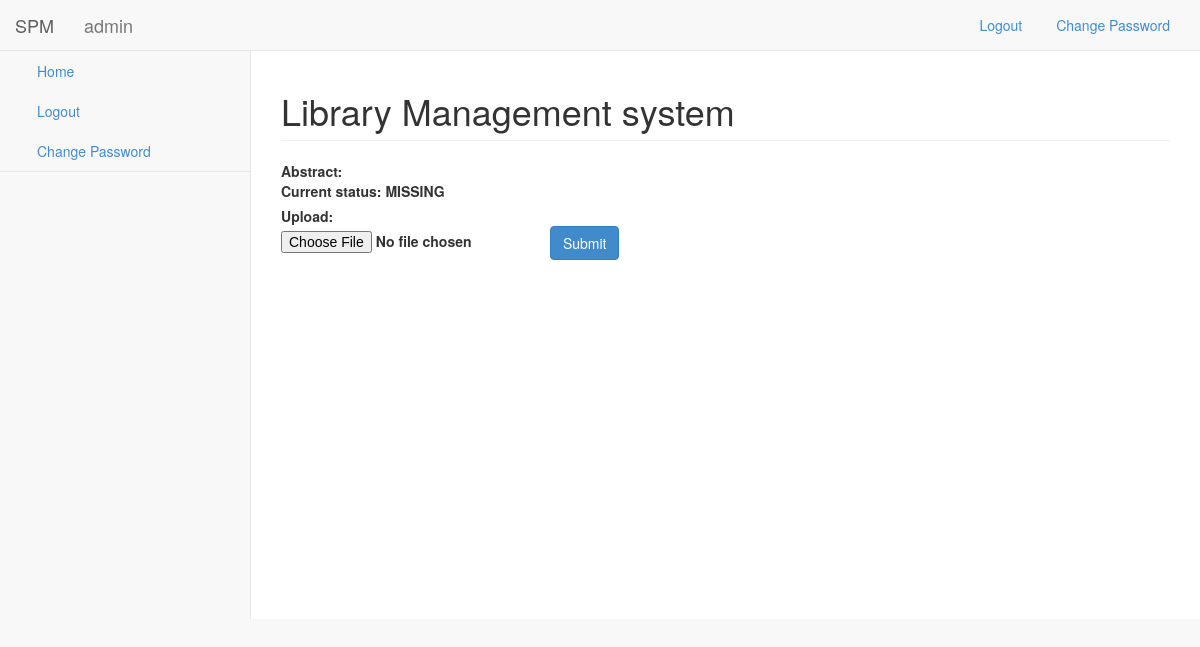
/project/library-management-system/Abstract/upload (signed in), run on the app's committed database.
### projects/models.py (models this page shows, shortened)
class Project(models.Model):
    title = models.CharField(max_length=255)
    description = RichTextUploadingField()
    allocated_to = models.ManyToManyField(settings.AUTH_USER_MODEL, blank=True)
    user_friendly_url = models.SlugField(null=False, blank=False, unique=True)

class RequiredProjectFile(models.Model):
    file_name = models.CharField(max_length=100, unique=True)

### projects/views.py (the view, shortened to what this page needs)
# urls.py: path('<str:url>/<str:file_name>/upload', views.upload_project_files, name="upload_project_files")
def upload_project_files(request, url, file_name):
    user = request.user
    if user == AnonymousUser():
        return redirect('account_login')
    project = Project.objects.get(user_friendly_url = url)
    requiredProjectFile = RequiredProjectFile.objects.get(file_name = file_name)
    try:
        uploadedProjectFile = UploadedProjectFile.objects.get(file_name = requiredProjectFile, project = project)
    except:
        uploadedProjectFile = None
    context = {
        'project' : project,
        'file_name' : file_name,
        'uploadedProjectFile' : uploadedProjectFile
    }
    return render(request, "projects/upload_file.html", context)

### projects/templates/projects/upload_file.html (shortened to what this page needs)
{% extends 'base.html' %}
{% block main_content %}
<div id="page-wrapper">
    <div class="row">
        <div class="col-lg-12">
            <h1 class="page-header">{{ project.title }}</h1>
        </div>
    </div>
    <div class="row">
        <div class="col-lg-12">
            <form id="file_form" class="file_form" method="post" action="{% url 'upload_project_files' project.user_friendly_url file_name %}" enctype="multipart/form-data">
                <label>{{ file_name }}:
                    <br>
                    <label for="file_name">Current status: </label>
                    {% if uploadedProjectFile %}
                    UPLOADED
                    <br>
                    <label for="id_file">Change: </label>
                    {% else %}
                    MISSING
                    <br>
                    <label for="id_file">Upload: </label>
                    {% endif %}
                    <input type="file" name="file" id="id_file">
                </label>
            <button type="submit" class="btn btn-primary">Submit</button>
        </form>
        </div>
    </div>
</div>
{% endblock %}

### QuizApp/templates/extra.html
<nav class="navbar navbar-default navbar-static-top" role="navigation" style="margin-bottom: 0">
    <a class="navbar-brand" href="/">SPM</a>
    <div class="navbar-header">
        <a class="navbar-brand" href="{% url 'home' %}">{{ request.user.username }}</a>
    </div>
    <ul class="nav navbar-top-links navbar-right">
        {% if request.user.username %}
        <li>
            <a href="{% url 'account_logout' %}">
                Logout
            </a>
        </li>
        <li>
            <a href="{% url 'account_change_password' %}">
                Change Password
            </a>
        </li>
        {% endif %}
    </ul>
</nav>

### QuizApp/static/QuizApp/css/sb-admin-2.css (style rules this page uses)
body { background-color: #f8f8f8; }
#page-wrapper { padding: 0 15px; min-height: 568px; background-color: #fff; }
@media (min-width:768px) { #page-wrapper { position: inherit; margin: 0 0 0 250px; padding: 0 30px; border-left: 1px solid #e7e7e7; } }
.navbar-top-links li { display: inline-block; }
.navbar-top-links li:last-child { margin-right: 15px; }
.navbar-top-links li a { padding: 15px; min-height: 50px; }

### data on the page
Project: title "Library Management system"
RequiredProjectFile: file_name "Abstract"

### other printed values
{{ request.user.username }} "admin"
